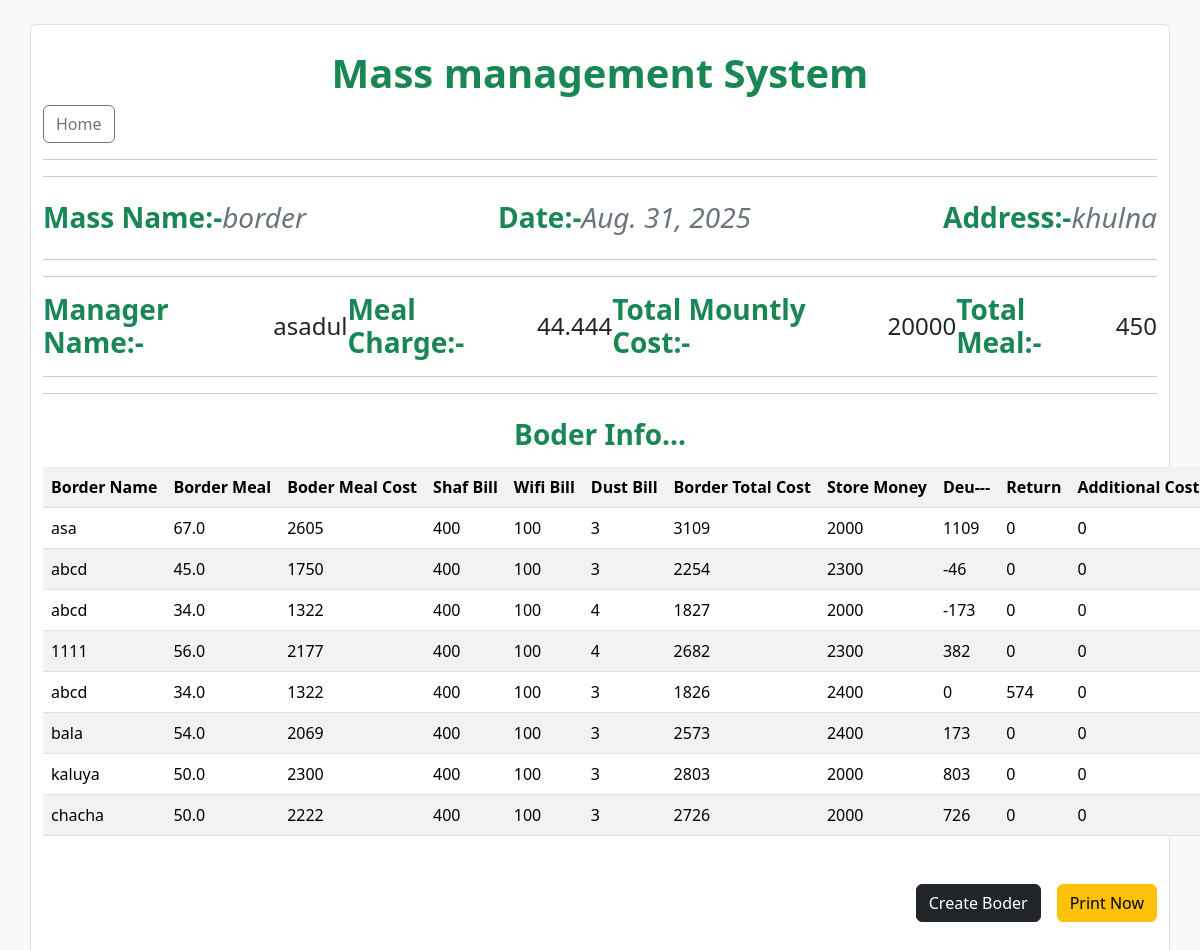
/views/, run on the app's committed database.
### mmssapp/models.py (models this page shows, shortened)
class mess_details(models.Model):
  messName = models.CharField(max_length=100)
  managerName = models.OneToOneField(Mess_Manager, on_delete=models.CASCADE, related_name='mess')
  date = models.DateField(max_length=20)
  address = models.CharField(max_length=100)

class Mess_Manager(models.Model):
  managerName = models.CharField(max_length=50)

class calculate_cost(models.Model):
  manager = models.OneToOneField(Mess_Manager, on_delete=models.CASCADE, related_name='cost')
  mess = models.OneToOneField(mess_details, on_delete=models.CASCADE, related_name='cost')
  totalMounthlyCost = models.IntegerField(default=0)
  totalMeal = models.IntegerField(default=0)
  aditonalCost = models.DecimalField(max_digits=6, decimal_places=1, default=0.0)
  mealCharge = models.DecimalField(max_digits=6, decimal_places=3, default=0.000)

class Boder_Details(models.Model):
  manager = models.ForeignKey(Mess_Manager, on_delete=models.CASCADE, related_name='borders')
  mess = models.ForeignKey(mess_details, on_delete=models.CASCADE, related_name='borders')
  BoderName = models.CharField(max_length=50)
  BoderMeal = models.DecimalField(max_digits=6,decimal_places=1,default=0.0)
  BoderMealCost = models.IntegerField(default=0)
  ShafBill = models.IntegerField(default=0)
  WifiBill = models.IntegerField(default=0)
  DustBill = models.IntegerField(default=0)
  BorderTotalCost = models.IntegerField(default=0)
  ReciveMoney = models.IntegerField(default=0)
  Deu = models.IntegerField(default=0)
  Return =models.IntegerField(default=0)
  BoderAdditionalCost = models.IntegerField(default=0)

### mmssapp/views.py (the view)
# urls.py: path('views/', views.view, name='views_page'),
def view(request):
  manager = Mess_Manager.objects.latest('id')
  mess = mess_details.objects.latest('id')
  cost = calculate_cost.objects.latest('id')
  border = Boder_Details.objects.all()
  return render(request,'views.html', {'manager':manager, 'mess':mess,'cost':cost,'border':border})

### mmssapp/templates/views.html (shortened to what this page needs)
{% load static %}
<!DOCTYPE html>
<html lang="en">
<head>
  <link rel="stylesheet" href="{% static 'css/bootstrap.min.css' %}">
</head>
<body class=" bg-light">
  <div class=" container bg-white border border-1 rounded mt-4">
    <h1 class=" text-center text-success fw-bold mt-4 d-print-none">Mass management System</h1>
    <a  class=" btn btn-outline-secondary d-print-none" href="{% url 'home_page' %}">Home</a>
    <hr>
    <hr>
  <div class="d-md-flex d-print-grid gap-2 justify-content-between mt-4">
    <div class=" d-inline-flex ">
      <h3 class=" fw-semibold text-success"> Mass Name:- </h3>
      <h3 class=" text-secondary fst-italic">{{mess.messName}}</h3>
    </div>
    <div class=" d-inline-flex">
      <h3 class="fw-semibold text-success">Date:- </h3>
      <h3 class=" text-secondary fst-italic">{{mess.date}}</h3>
    </div>
    <div class=" d-inline-flex">
      <h3 class="fw-semibold text-success"> Address:- </h3>
      <h3 class="text-secondary fst-italic">{{mess.address}}</h3>
    </div>
  </div>
  <hr>
  <hr>
  <div class="d-md-flex d-print-grid justify-content-between">
    <div class=" d-inline-flex">
      <h3 class=" text-success fw-semibold m-auto">Manager Name:- </h3>
      <h4 class="m-auto">{{manager.managerName}}</h4>
    </div>
    <div class=" d-inline-flex">
      <h3 class=" text-success fw-semibold m-auto">Meal Charge:- </h3>
      <h4 class=" m-auto">{{cost.mealCharge}}</h4>
    </div>
    <div class=" d-inline-flex">
      <h3 class=" text-success fw-semibold m-auto">Total Mountly Cost:- </h3>
      <h4 class=" m-auto">{{cost.totalMounthlyCost}}</h4>
    </div>
    <div class=" d-inline-flex">
      <h3 class=" text-success fw-semibold m-auto">Total Meal:- </h3>
      <h4 class=" m-auto">{{cost.totalMeal}}</h4>
    </div>
  </div>
  <hr>
  <hr>
  <h3 class=" text-center text-success fw-semibold mt-4 mb-3">Boder Info...</h3>
  <table class=" table table-striped table-responsive">
    <tr class=" text-nowrap">
      <th>Border Name</th>
      <th>Border Meal</th>
      <th>Boder Meal Cost</th>
      <th>Shaf Bill</th>
      <th>Wifi Bill</th>
      <th>Dust Bill</th>
      <th>Border Total Cost</th>
      <th>Store Money</th>
      <th>Deu---</th>
      <th>Return</th>
      <th>Additional Cost</th>
    </tr>
    {% for item in border %}
    <tr>
      <td>{{ item.BoderName }}</td>
      <td>{{ item.BoderMeal }}</td>
      <td>{{ item.BoderMealCost}}</td>
      <td>{{ item.ShafBill }}</td>
      <td>{{ item.WifiBill }}</td>
      <td>{{ item.DustBill }}</td>
      <td>{{ item.BorderTotalCost }}</td>
      <td>{{ item.ReciveMoney }}</td>
      <td>{{ item.Deu }}</td>
      <td>{{ item.Return }}</td>
      <td>{{ item.BoderAdditionalCost }}</td>
    </tr>
    {% endfor %}
  </table>
  <div class=" mt-5 mb-5 d-flex gap-3 justify-content-end d-print-none">
    <a  class=" btn btn-dark " href="{% url 'create_boder' %}">Create Boder</a>
    <button id="print"  class=" btn btn-warning" type="button">Print Now</button>
  </div>
  </div>
</body>
</html>

### data on the page
mess_details: messName "border", date "Aug. 31, 2025", address "khulna"
Mess_Manager: managerName "asadul"
calculate_cost: mealCharge "44.444", totalMounthlyCost "20000", totalMeal "450"
Boder_Details: BoderName "asa", BoderMeal "67.0", BoderMealCost "2605", ShafBill "400", WifiBill "100", DustBill "3", BorderTotalCost "3109", ReciveMoney "2000", Deu "1109", Return "0", BoderAdditionalCost "0"
Boder_Details: BoderName "abcd", BoderMeal "45.0", BoderMealCost "1750", ShafBill "400", WifiBill "100", DustBill "3", BorderTotalCost "2254", ReciveMoney "2300", Deu "-46", Return "0", BoderAdditionalCost "0"
Boder_Details: BoderName "abcd", BoderMeal "34.0", BoderMealCost "1322", ShafBill "400", WifiBill "100", DustBill "4", BorderTotalCost "1827", ReciveMoney "2000", Deu "-173", Return "0", BoderAdditionalCost "0"
Boder_Details: BoderName "1111", BoderMeal "56.0", BoderMealCost "2177", ShafBill "400", WifiBill "100", DustBill "4", BorderTotalCost "2682", ReciveMoney "2300", Deu "382", Return "0", BoderAdditionalCost "0"
Boder_Details: BoderName "abcd", BoderMeal "34.0", BoderMealCost "1322", ShafBill "400", WifiBill "100", DustBill "3", BorderTotalCost "1826", ReciveMoney "2400", Deu "0", Return "574", BoderAdditionalCost "0"
Boder_Details: BoderName "bala", BoderMeal "54.0", BoderMealCost "2069", ShafBill "400", WifiBill "100", DustBill "3", BorderTotalCost "2573", ReciveMoney "2400", Deu "173", Return "0", BoderAdditionalCost "0"
Boder_Details: BoderName "kaluya", BoderMeal "50.0", BoderMealCost "2300", ShafBill "400", WifiBill "100", DustBill "3", BorderTotalCost "2803", ReciveMoney "2000", Deu "803", Return "0", BoderAdditionalCost "0"
Boder_Details: BoderName "chacha", BoderMeal "50.0", BoderMealCost "2222", ShafBill "400", WifiBill "100", DustBill "3", BorderTotalCost "2726", ReciveMoney "2000", Deu "726", Return "0", BoderAdditionalCost "0"
